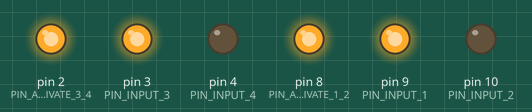
Simulated run of this sketch. Board: Arduino Uno, built with avr-gcc and run on an emulated ATmega328P. Shown: output pins drawn as LEDs (lit = HIGH).

Above: at 1.0 s.
At 3.0 s:
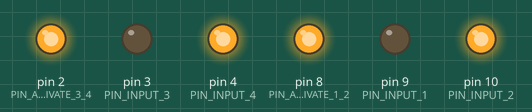
Timing chart, 0 to 5.2 s (numbered marks = the images above):
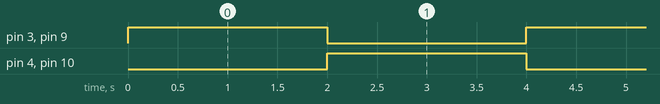

The sketch:

2_dc_motors1.ino
```cpp
const int PIN_ACTIVATE_3_4 = 2;
const int PIN_INPUT_3 = 3;
const int PIN_INPUT_4 = 4;

const int PIN_ACTIVATE_1_2 = 8;
const int PIN_INPUT_1 = 9;
const int PIN_INPUT_2 = 10;


void initMotor(int activationPin, int pin1, int pin2)
{
    pinMode(activationPin, OUTPUT);
    pinMode(pin1, OUTPUT);
    pinMode(pin2, OUTPUT);

    digitalWrite(activationPin, HIGH);
}


void runMotor(int pin1, int pin2, bool clockwise = true)
{
    if (clockwise) {

        digitalWrite(pin1, HIGH);
        digitalWrite(pin2, LOW);
    } else {

        digitalWrite(pin1, LOW);
        digitalWrite(pin2, HIGH);
    }
}

void setup()
{
    initMotor(PIN_ACTIVATE_1_2, PIN_INPUT_1, PIN_INPUT_2);
    initMotor(PIN_ACTIVATE_3_4, PIN_INPUT_3, PIN_INPUT_4);
}

void loop()
{
    runMotor(PIN_INPUT_1, PIN_INPUT_2, true);
    runMotor(PIN_INPUT_3, PIN_INPUT_4, true);
    delay(2000);

    runMotor(PIN_INPUT_1, PIN_INPUT_2, false);
    runMotor(PIN_INPUT_3, PIN_INPUT_4, false);
    delay(2000);
}
```

Measured:
- by itself, pin 3 (PIN_INPUT_3), pin 4 (PIN_INPUT_4), pin 9 (PIN_INPUT_1), pin 10 (PIN_INPUT_2): alternates HIGH for 2.0 s and LOW for 2.0 s
